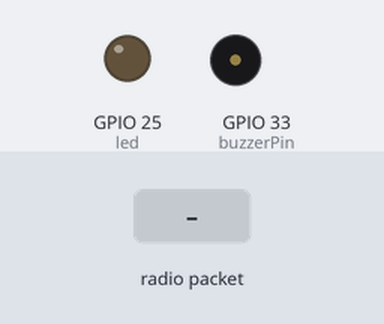
This sketch was run on a simulated ESP32. Parts: output pins drawn as LEDs (lit = HIGH), buzzer (waves = sounding). The inputs (shaded band) are chosen by the test bench. What the sketch prints to the serial monitor is not drawn.

Above: at 1.2 s.
1.3 s: radio packet "1" arrives
Timing chart, 0 to 4.9 s (numbered marks = the images above; inputs shaded):
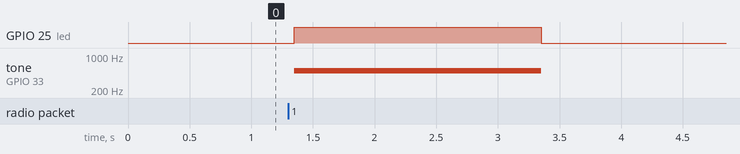

Measured:
- after the input at 1.3 s, GPIO 25 (led): LOW → HIGH after 0.05 s, → LOW 2.0 s later; tone on GPIO 33 (buzzerPin): silent → 500 Hz after 0.05 s, → silent 2.0 s later

The sketch:

ESP_NOW_receiver_Buzzer.ino
```cpp
// Anne de Jong, Feb 2022, ESP-NOW PIR buzzer alarm: RECEIVER


#include <esp_now.h>
#include <WiFi.h>

// Upload to ESP32-WROOM-32 device 1 with MAC: 94:B9:7E:E5:1D:60

//uint8_t broadcastAddress[] = {0x94, 0xB9,0x7E,0xE5,0x1F,0x4C};

// ===================================== PIN CONNECTIONS ==============================================

const int led = 25;

// Buzzer settings
const byte buzzerPin = 33;

// ===================================== PARAMETERS ==============================================


int freq = 500;
int channel = 0;
int resolution = 8;
int dutyCycle = 128;

// ===================================== FUNCTIONS ==============================================

void onReceiveData(const uint8_t *mac, const uint8_t *data, int len) {
  Serial.print("Received from MAC: ");
  for (int i = 0; i < 6; i++) {
    Serial.printf("%02X", mac[i]);
    if (i < 5)Serial.print(":");
  }

  int * messagePointer = (int*)data;
  Serial.println();
  Serial.println(*messagePointer);
  digitalWrite(led, HIGH);
  ledcWrite(channel, dutyCycle); // Buzzer ON
  delay(2000);
  digitalWrite(led, LOW);
  ledcWrite(channel, 0); // Buzzer OFF


}

void setup() {
  Serial.begin(9600);
  WiFi.mode(WIFI_STA);

  if (esp_now_init() != ESP_OK) {  Serial.println("Error initializing ESP-NOW");  return;  }
  esp_now_register_recv_cb(onReceiveData);

  // setup led
  pinMode(led, OUTPUT);

  // Buzzer setup
  ledcSetup(channel, freq, resolution);
  ledcAttachPin(buzzerPin, channel);


}

void loop() {}
```
